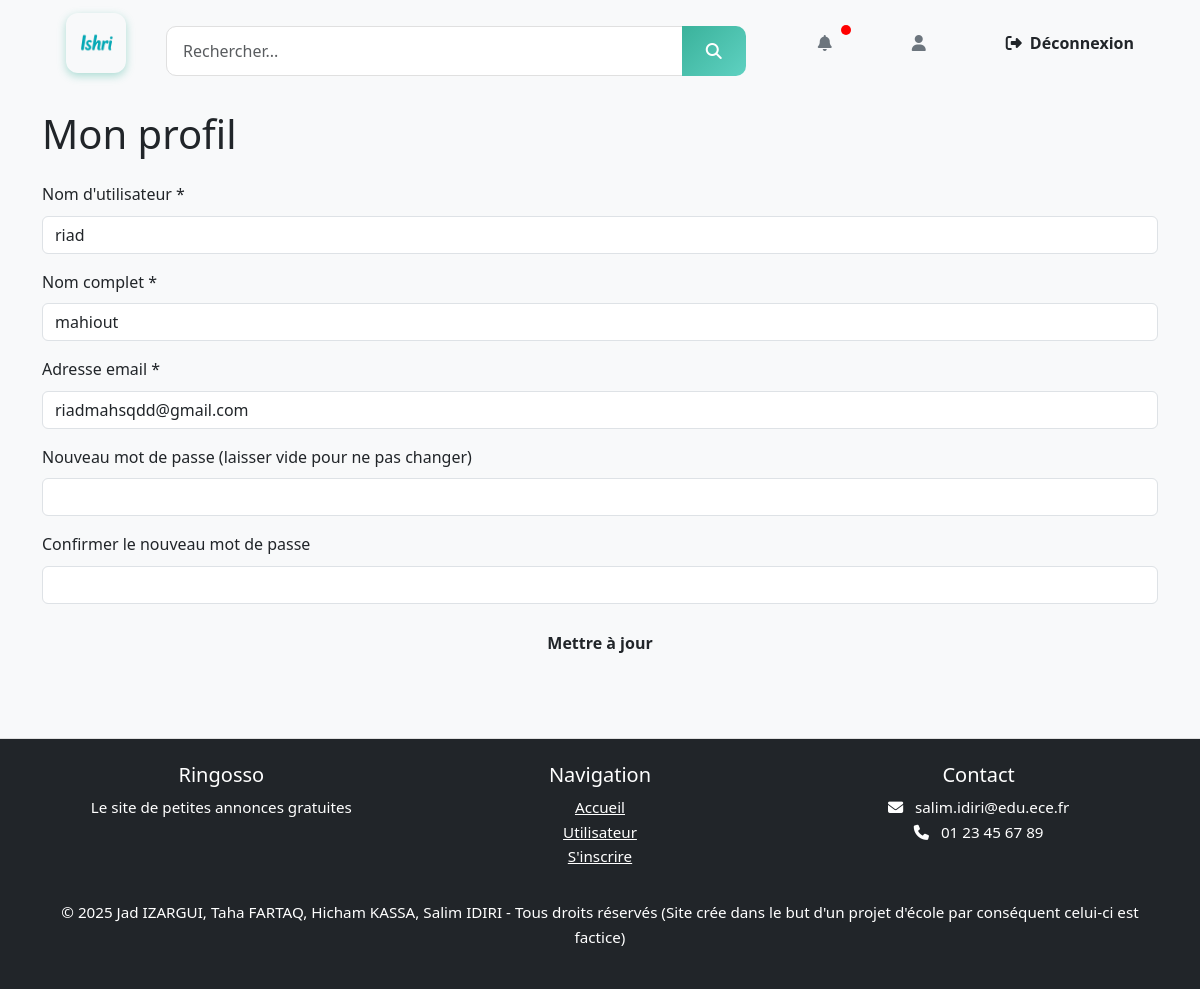
The page /user_profile.php (signed in) on the database its author committed.
### tables this page shows
CREATE TABLE `users` (
  `id` int(11) NOT NULL,
  `username` varchar(50) NOT NULL,
  `name` varchar(100) DEFAULT NULL,
  `email` varchar(100) NOT NULL,
  `phone` varchar(20) DEFAULT NULL,
  `sexe` varchar(10) DEFAULT NULL,
  `password` varchar(255) NOT NULL,
  `access` int(11) DEFAULT 0,
  `created_at` datetime DEFAULT current_timestamp()
);

### user_profile.php (the view, shortened to what this page needs)
<?php
require("db.php");
$user_id = $_SESSION['id'];
$stmt = $pdo->prepare("SELECT * FROM users WHERE id = ?");
$stmt->execute([$user_id]);
$user = $stmt->fetch();
?>
<!DOCTYPE html>
<html lang="fr">
<head>
    <?php include 'header.php'; ?>
</head>
<body class="bg-lbc-light">
    <?php include 'navbar.php'; ?>
    <div class="container py-4">
        <h1 class="text-lbc-orange mb-4">Mon profil</h1>
        <form method="POST" class="lbc-form">
            <div class="mb-3">
                <label for="username" class="form-label">Nom d'utilisateur *</label>
                <input type="text" class="form-control" id="username" name="username" required value="<?= htmlspecialchars($user['username']) ?>" />
            </div>
            <div class="mb-3">
                <label for="name" class="form-label">Nom complet *</label>
                <input type="text" class="form-control" id="name" name="name" required value="<?= htmlspecialchars($user['name']) ?>" />
            </div>
            <div class="mb-3">
                <label for="email" class="form-label">Adresse email *</label>
                <input type="email" class="form-control" id="email" name="email" required value="<?= htmlspecialchars($user['email']) ?>" />
            </div>
            <div class="mb-3">
                <label for="password" class="form-label">Nouveau mot de passe (laisser vide pour ne pas changer)</label>
                <input type="password" class="form-control" id="password" name="password" />
            </div>
            <div class="mb-3">
                <label for="password_confirm" class="form-label">Confirmer le nouveau mot de passe</label>
                <input type="password" class="form-control" id="password_confirm" name="password_confirm" />
            </div>
            <div class="d-grid gap-2">
                <button type="submit" class="btn btn-orange">Mettre à jour</button>
            </div>
        </form>
    </div>
    <?php include 'footer.php'; ?>
</body>
</html>

### leboncoin.css (style rules this page uses)
:root { --primary: #3ab29b; --primary-light: #5fd1c1; --primary-dark: #2a7f73; --primary-gradient: linear-gradient(135deg, #3ab29b, #5fd1c1); --primary-hover-gradient: linear-gradient(135deg, #2a7f73, #3ab29b); --background: #f8f9fa; --text: #212529; --white: #ffffff; --gray: #e0e0e0; --soft-gray: #f4f4f4; --font-main: 'Segoe UI', sans-serif; }
* { margin: 0; padding: 0; box-sizing: border-box; font-family: var(--font-main); }
body { background-color: var(--background); color: var(--text); line-height: 1.6; }
.btn { padding: 0.7rem 1.5rem; border-radius: 12px; font-weight: bold; font-size: 1rem; cursor: pointer; border: none; transition: all 0.3s ease; }

### rows shown on the page
users: username "riad", name "mahiout", email "riadmahsqdd@gmail.com"
